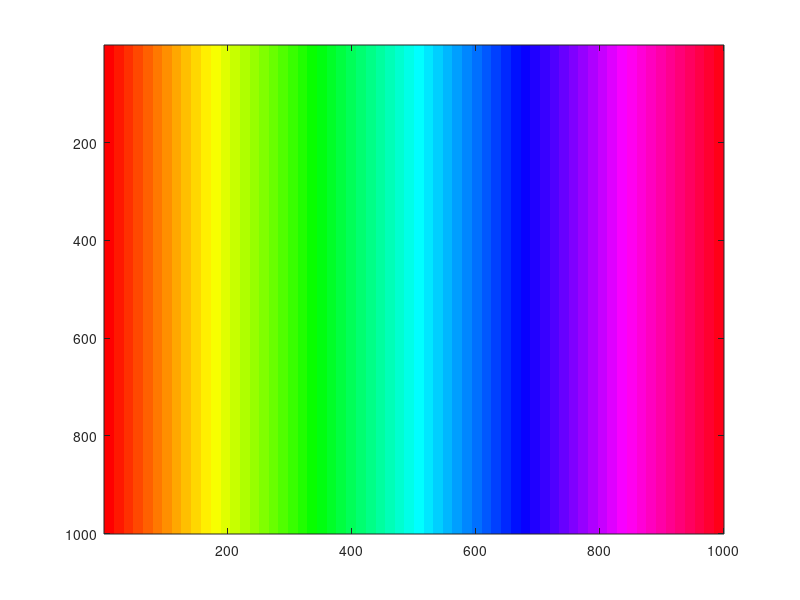

This figure's MATLAB source: (Note: this script raises an error after producing the figure.)
a = repmat(1:1000, 1000,1); imagesc(a);
colors = colormap(hsv);
colors(48:end,:) = [];
k=[ .65 .18 ]; col = k(1)*coljet+k(2); set(gcf,'colormap', flipud(col));

% There was some adjustment using colormapeditor after doing this.

% so here is my last colormap. 

col = [
    0.3843    0.1804    0.8314
    0.3216    0.1804    0.8314
    0.2627    0.1804    0.8314
    0.2000    0.1804    0.8314
    0.1804    0.2196    0.8314
    0.1804    0.2784    0.8314
    0.1804    0.3412    0.8314
    0.1804    0.4039    0.8314
    0.1804    0.4627    0.8314
    0.1804    0.5255    0.8314
    0.1804    0.5843    0.8314
    0.1804    0.6471    0.8314
    0.1804    0.6824    0.8314
    0.1804    0.7137    0.8314
    0.1804    0.7490    0.8314
    0.1804    0.7843    0.8314
    0.1804    0.8078    0.8314
    0.1804    0.8314    0.8314
    0.1804    0.8314    0.7059
    0.1804    0.8314    0.6471
    0.1804    0.8314    0.5843
    0.1804    0.8314    0.4627
    0.1804    0.8314    0.3412
    0.1804    0.8314    0.2196
    0.2627    0.8314    0.1804
    0.3843    0.8314    0.1804
    0.5059    0.8314    0.1804
    0.5725    0.8314    0.1804
    0.6392    0.8314    0.1804
    0.7059    0.8314    0.1804
    0.7725    0.8314    0.1804
    0.8157    0.8314    0.1804
    0.8314    0.8000    0.1804
    0.8314    0.7569    0.1804
    0.8314    0.7098    0.1804
    0.8314    0.6667    0.1804
    0.8314    0.6235    0.1804
    0.8314    0.5765    0.1804
    0.8314    0.5333    0.1804
    0.8314    0.4902    0.1804
    0.8314    0.4471    0.1804
    0.8314    0.4000    0.1804
    0.8314    0.3569    0.1804
    0.8314    0.3137    0.1804
    0.8314    0.2706    0.1804
    0.8314    0.2235    0.1804
    0.8314    0.1804    0.1804];

%% colors optimized for color-blind individuals (Wong, 2011, Nature Methods)

% colormap_blind_wani

cols_blind_8_names = {'1_Black', '2_Orange', '3_Sky blue', '4_Bluish green', '5_Yellow', '6_Blue', '7_Vermillion', '8_Reddish purple'}';
cols_blind_maps = [0 0 0; 230 159 0; 86 180 233; 0 158 115; 240 228 66; 0 114 178; 213 94 0; 204 121 167]/255;

save colormap_blind_wani cols_blind_8_names cols_blind_maps;


%% from http://colorbrewer2.org/index.php?type=diverging&scheme=RdYlBu&n=6

col6_from_colorbrewer = [
215 48 39
252 141 89
254 224 144
224 243 248
145 191 219
69 117 180] / 255;
col6_from_colorbrewer = flipud(col6_from_colorbrewer);

col11_from_colorbrewer = ...
    [158 1 66; 213 62 79; 244 109 67; 
    253 174 97; 254 224 139; 255 255 191; 
    230 245 152; 171 221 164; 102 194 165;
    50 136 189; 94 79 162]/255;
col11_from_colorbrewer = flipud(col11_from_colorbrewer);

save colormap_colorbrewer_wani col6_from_colorbrewer col11_from_colorbrewer;

%% ggplot colormap

col7_ggplot2 = [
    232 125 114
    190 154 51
    109 175 52
    86 188 151
    78 181 230
    159 143 248
    233 111 210]./255;

save colormap_ggplot2 col7_ggplot2;

col7_okabe_ito = [
    220 160 56
    109 179 228
    69 154 118
    239 226 98
    45 114 172
    199 100 38
    193 126 164]./255;
save solormap_okabe_ito col7_okabe_ito;

    
    